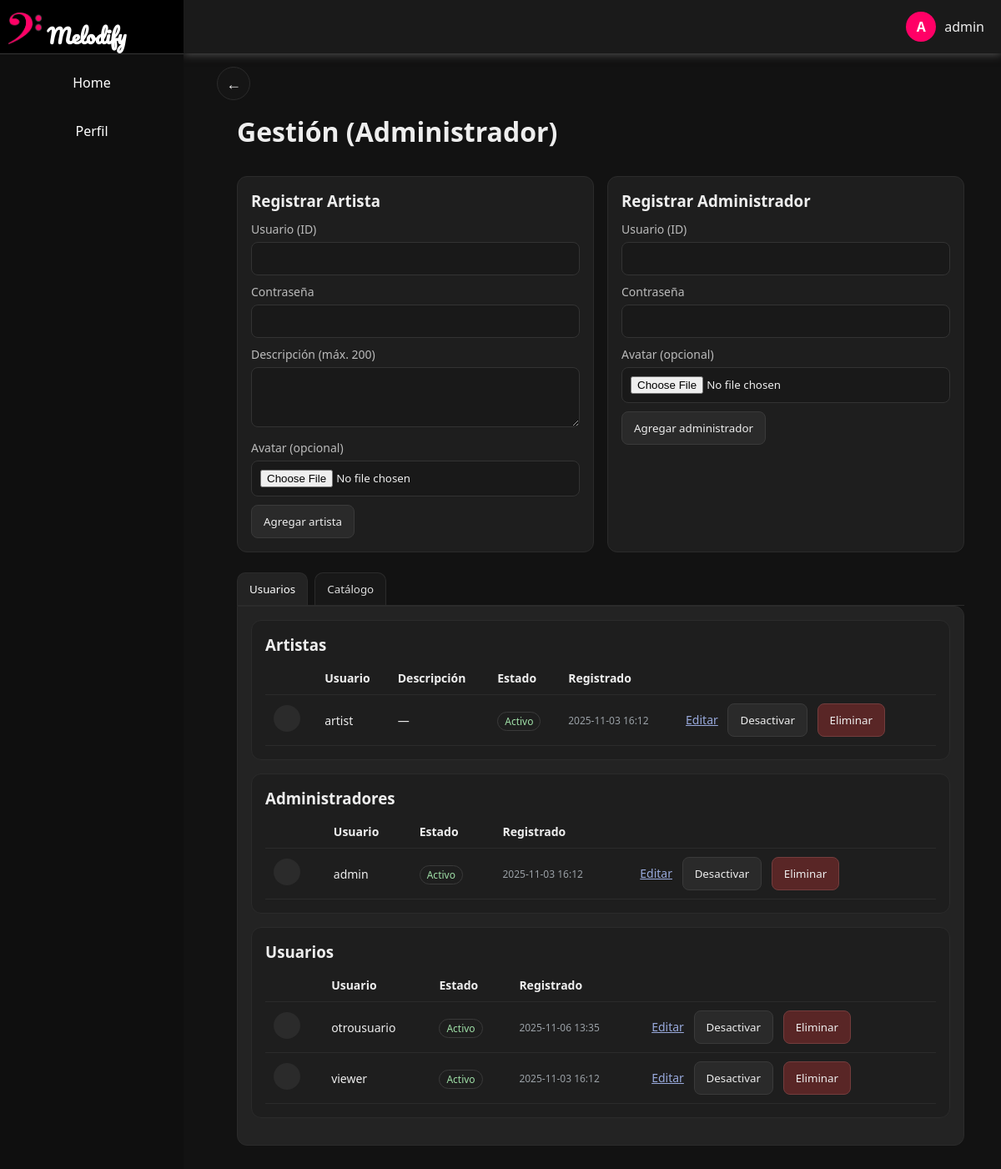
The page /gestion/ (signed in) on the database as committed earlier.
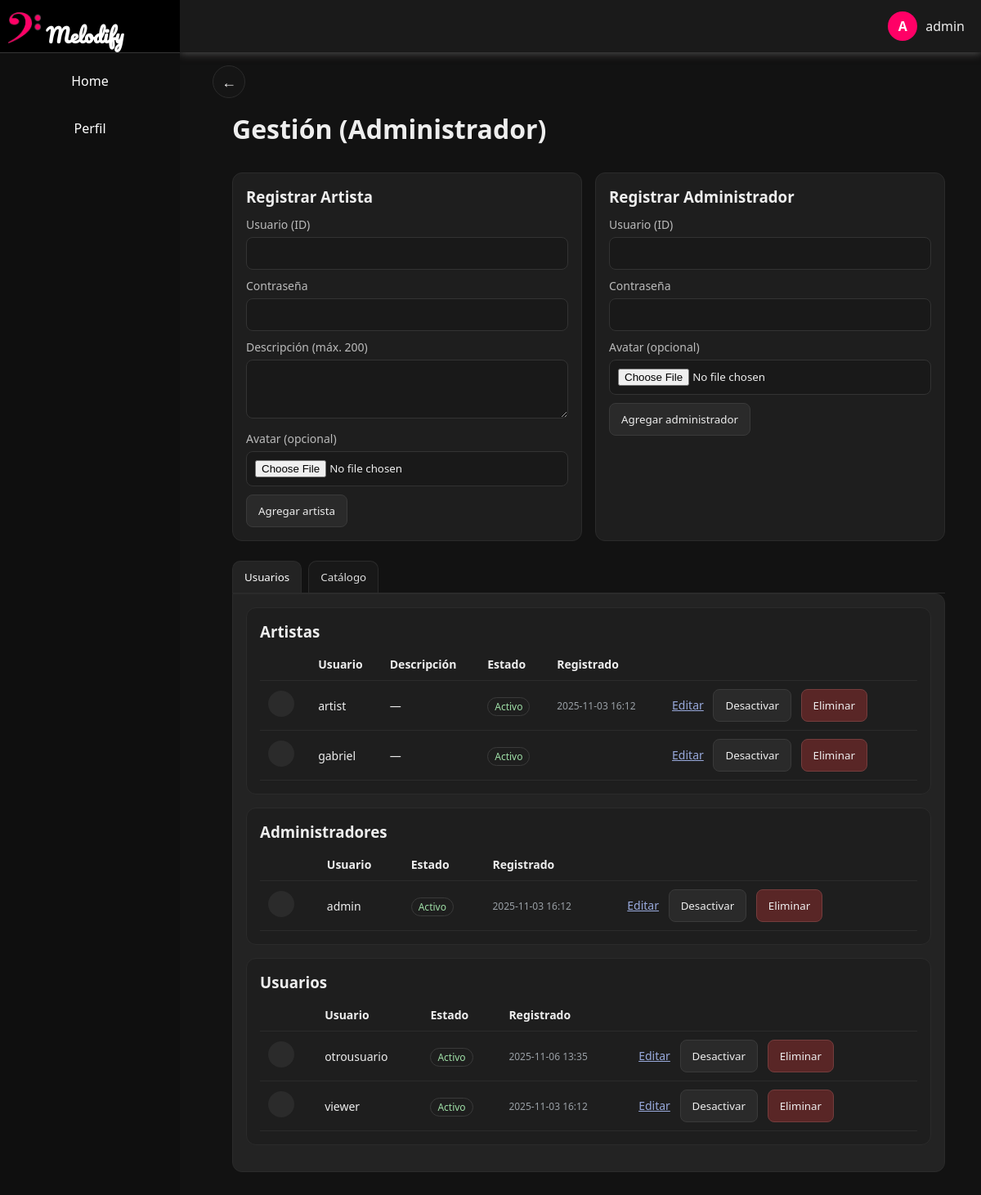
The same page on the database as committed later.
### inicio_sesion/models.py (models this page shows, shortened)
class Users(models.Model):
    user = models.CharField(max_length=100, unique=True)
    password = models.CharField(max_length=100)
    type = models.CharField(max_length=50)
    avatar = models.ImageField(upload_to="uploaded_avatars/", null=True, blank=True)
    is_active = models.BooleanField(default=True)
    created_at = models.DateTimeField(auto_now_add=True)
    is_superadmin = models.BooleanField(default=False)
    class Meta:
        db_table = "Users"

### gestion/views.py (the view)
# urls.py: path("", v.gestion_dashboard, name="gestion"),
@require_http_methods(["GET"])
def gestion_dashboard(request):
    username, error = _require_admin(request)
    if error:
        return error
    admins = Users.objects.filter(type__iexact="administrador").order_by("user")
    artists = (
        Users.objects.filter(type__iexact="artista")
        .select_related("artist_profile")
        .order_by("user")
    )
    viewers = Users.objects.filter(type__iexact="usuario").order_by("user")
    songs = (
        Song.objects.filter(visibility="public")
        .only(
            "id",
            "title",
            "artist_display_name",
            "owner_user",
            "created_at",
            "cover_image",
            "audio_file",
            "visibility",
            "genre",
        )
        .order_by("-created_at")
    )
    albums = Album.objects.all().order_by("-id") if Album else []
    playlists = Playlist.objects.all().order_by("-id") if Playlist else []
    undo_data = request.session.get("gestion_undo")
    if undo_data and undo_data.get("actor") != username:
        undo_data = None
    undo_label = request.session.get("gestion_undo_label") if undo_data else None
    role = "administrador"
    avatar_url = ""
    artist_description = ""
    created_at = ""
    try:
        u = Users.objects.select_related("artist_profile").get(user=username)
        if getattr(u, "avatar", None):
            try:
                avatar_url = u.avatar.url
            except Exception:
                avatar_url = ""
        if getattr(u, "artist_profile", None):
            artist_description = (u.artist_profile.description or "").strip()
        if getattr(u, "created_at", None):
            dt = u.created_at
            if timezone.is_naive(dt):
                dt = timezone.make_aware(dt, timezone.get_current_timezone())
            created_at = dt.strftime("%Y-%m-%d %H:%M")
    except Users.DoesNotExist:
        pass
    ctx = {
        "admins": admins,
        "artists": artists,
        "viewers": viewers,
        "songs": songs,
        "albums": albums,
        "playlists": playlists,
        "undo_data": undo_data,
        "undo_label": undo_label,
        "username": username,
        "role": role,
        "avatar_url": avatar_url,
        "artist_description": artist_description,
        "created_at": created_at,
    }
    return render(request, "gestion/gestion.html", ctx)

### gestion/views.py (called while the page is built)
def _require_admin(request):
    username = _require_session_user(request)
    if not username:
        return None, _redirect_login_clean(request)
    try:
        u = Users.objects.only("type", "is_superadmin").get(user=username)
    except Users.DoesNotExist:
        return None, _redirect_login_clean(request)
    role = (u.type or "").lower()
    if getattr(u, "is_superadmin", False) or role == "administrador":
        return username, None
    return None, HttpResponse("No autorizado", status=403)

### inicio_sesion/auth_helpers.py (called while the page is built)
def _require_session_user(request):
    return request.session.get("user")

### gestion/templates/gestion/gestion.html (shortened to what this page needs)
{% load static %}
<!doctype html>
<html lang="es">
<head>
  <link rel="stylesheet" href="{% static 'inicio_sesion/homeStyle.css' %}?v={% now 'U' %}">
  <link rel="stylesheet" href="{% static 'inicio_sesion/ComponentStyles.css' %}?v={% now 'U' %}">
  <link rel="stylesheet" href="{% static 'gestion/gestion.css' %}?v={% now 'U' %}">
</head>
<body data-role="{{ role|lower }}">
<div id="header">
  <div class="user-info" id="user-trigger">
    <div class="user-icon">
    </div>
    <span id="username">{{ username|default:"Usuario" }}</span>
  </div>
</div>
<div id="menuLateral">
  <div class="logo" id="toggle-menu">
    <img src="{% static 'inicio_sesion/logo.png' %}" alt="Melodify Logo" class="logo-image">
    <span class="logo-text">Melodify</span>
  </div>
  <a class="menu-item" data-view="home" href="{% url 'home' %}?no_spa=1">Home</a>
  <div class="menu-item" data-view="perfil"><a href="{% url 'home' %}?view=perfil&no_spa=1" style="display:block;color:inherit;text-decoration:none">Perfil</a></div>
</div>
<div id="main-content"
     data-initial-view="gestion"
     data-username="{{ username }}"
     data-role="{{ role|lower }}"
     data-avatar="{{ avatar_url }}"
     data-description="{{ artist_description }}"
     data-created-at="{{ created_at }}"
     data-url-mi-muro="{% url 'mi_muro' %}"
     data-url-gestion="{% url 'gestion' %}"
     data-url-revertir="{% url 'revertir_accion' %}"
     data-url-mi-musica-json="{% url 'mi_musica_json' %}"
     data-url-catalogo-json="{% url 'catalogo_admin_json' %}"
     data-url-catalogo-fragment="{% url 'catalogo_admin_fragment' %}"
     data-live="0"
     data-feed-scope="catalogo-admin">
  <a id="back-btn" class="back" href="{% url 'home' %}?no_spa=1" title="Volver a inicio" aria-label="Regresar">←</a>
  <div id="content">
    <div class="page">
      <header class="page-hd">
        <h1 style="margin:0">Gestión (Administrador)</h1>
      </header>
      <div class="grid2">
        <div class="card">
          <h3 style="margin:0 0 12px">Registrar Artista</h3>
          <form method="post" action="{% url 'registrar_artista' %}" enctype="multipart/form-data">
            <label>Usuario (ID)</label>
            <input name="user" type="text" required>
            <label>Contraseña</label>
            <input name="password" type="password" required>
            <label>Descripción (máx. 200)</label>
            <textarea name="description" maxlength="200" required></textarea>
            <label>Avatar (opcional)</label>
            <input name="avatar" type="file" accept="image/*">
            <div style="margin-top:10px"><button class="btn" type="submit">Agregar artista</button></div>
          </form>
        </div>
        <div class="card">
          <h3 style="margin:0 0 12px">Registrar Administrador</h3>
          <form method="post" action="{% url 'registrar_admin' %}" enctype="multipart/form-data">
            <label>Usuario (ID)</label>
            <input name="user" type="text" required>
            <label>Contraseña</label>
            <input name="password" type="password" required>
            <label>Avatar (opcional)</label>
            <input name="avatar" type="file" accept="image/*">
            <div style="margin-top:10px"><button class="btn" type="submit">Agregar administrador</button></div>
          </form>
        </div>
      </div>
      <div class="tabs" role="tablist" aria-label="Secciones de administración">
        <button class="tab-btn" data-tab="usuarios" role="tab" aria-controls="tab-usuarios" aria-selected="true">Usuarios</button>
        <button class="tab-btn" data-tab="catalogo" role="tab" aria-controls="tab-catalogo" aria-selected="false">Catálogo</button>
      </div>
      {% include "gestion/_usuarios_tab.html" %}
    </div>
</body>
</html>

### gestion/templates/gestion/_usuarios_tab.html (shortened to what the changed rows need)
<section id="tab-usuarios" class="tab active" role="region" aria-label="Usuarios">
  <div class="card" style="margin:0">
    <table>
      <thead><tr><th></th><th>Usuario</th><th>Descripción</th><th>Estado</th><th>Registrado</th><th></th></tr></thead>
      <tbody>
        {% for u in artists %}
        <tr>
          <td>{% if u.avatar %}<img class="avatar" src="{{ u.avatar.url }}" alt="{{ u.user }}">{% else %}<span class="avatar"></span>{% endif %}</td>
          <td>{{ u.user }}</td>
          <td>{{ u.artist_profile.description|default:"—" }}</td>
          <td>{% if u.is_active %}<span class="status ok">Activo</span>{% else %}<span class="status off">Inactivo</span>{% endif %}</td>
          <td class="muted">{{ u.created_at|date:"Y-m-d H:i" }}</td>
          <td class="row-actions">
            <a href="{% url 'editar_usuario' u.user %}">Editar</a>
            {% if u.is_active %}
              <form method="post" action="{% url 'desactivar_usuario' u.user %}">{% csrf_token %}<button class="btn" type="submit">Desactivar</button></form>
            {% else %}
              <form method="post" action="{% url 'activar_usuario' u.user %}">{% csrf_token %}<button class="btn" type="submit">Activar</button></form>
            {% endif %}
            <form method="post" action="{% url 'eliminar_usuario' u.user %}" class="js-delete-form" data-title="{{ u.user }}">{% csrf_token %}<button class="btn" type="submit">Eliminar</button></form>
          </td>
        </tr>
        {% empty %}
        <tr><td colspan="6" class="muted">Sin registros</td></tr>
        {% endfor %}
      </tbody>
    </table>
  </div>
  <div class="card">
    <table>
      <thead><tr><th></th><th>Usuario</th><th>Estado</th><th>Registrado</th><th></th></tr></thead>
      <tbody>
        {% for u in admins %}
        <tr>
          <td>{% if u.avatar %}<img class="avatar" src="{{ u.avatar.url }}" alt="{{ u.user }}">{% else %}<span class="avatar"></span>{% endif %}</td>
          <td>{{ u.user }}</td>
          <td>{% if u.is_active %}<span class="status ok">Activo</span>{% else %}<span class="status off">Inactivo</span>{% endif %}</td>
          <td class="muted">{{ u.created_at|date:"Y-m-d H:i" }}</td>
          <td class="row-actions">
            <a href="{% url 'editar_usuario' u.user %}">Editar</a>
            {% if u.is_active %}
              <form method="post" action="{% url 'desactivar_usuario' u.user %}">{% csrf_token %}<button class="btn" type="submit">Desactivar</button></form>
            {% else %}
              <form method="post" action="{% url 'activar_usuario' u.user %}">{% csrf_token %}<button class="btn" type="submit">Activar</button></form>
            {% endif %}
            <form method="post" action="{% url 'eliminar_usuario' u.user %}" class="js-delete-form" data-title="{{ u.user }}">{% csrf_token %}<button class="btn" type="submit">Eliminar</button></form>
          </td>
        </tr>
        {% empty %}
        <tr><td colspan="5" class="muted">Sin registros</td></tr>
        {% endfor %}
      </tbody>
    </table>
  </div>
  <div class="card">
    <table>
      <thead><tr><th></th><th>Usuario</th><th>Estado</th><th>Registrado</th><th></th></tr></thead>
      <tbody>
        {% for u in viewers %}
        <tr>
          <td>{% if u.avatar %}<img class="avatar" src="{{ u.avatar.url }}" alt="{{ u.user }}">{% else %}<span class="avatar"></span>{% endif %}</td>
          <td>{{ u.user }}</td>
          <td>{% if u.is_active %}<span class="status ok">Activo</span>{% else %}<span class="status off">Inactivo</span>{% endif %}</td>
          <td class="muted">{{ u.created_at|date:"Y-m-d H:i" }}</td>
          <td class="row-actions">
            <a href="{% url 'editar_usuario' u.user %}">Editar</a>
            {% if u.is_active %}
              <form method="post" action="{% url 'desactivar_usuario' u.user %}">{% csrf_token %}<button class="btn" type="submit">Desactivar</button></form>
            {% else %}
              <form method="post" action="{% url 'activar_usuario' u.user %}">{% csrf_token %}<button class="btn" type="submit">Activar</button></form>
            {% endif %}
            <form method="post" action="{% url 'eliminar_usuario' u.user %}" class="js-delete-form" data-title="{{ u.user }}">{% csrf_token %}<button class="btn" type="submit">Eliminar</button></form>
          </td>
        </tr>
        {% empty %}
        <tr><td colspan="5" class="muted">Sin registros</td></tr>
        {% endfor %}
      </tbody>
    </table>
  </div>
</section>

Rows that differ between the two databases and show on the page:
added Users: user "gabriel", artist_profile.description "—", is_active "Activo", shown under "Artistas"
